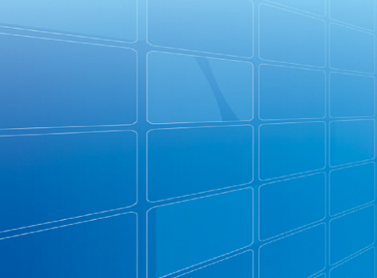
#> input picture 00_labs/03_midterm/images/Q3/3.3.png, 377 x 278 px; its folder holds 4 pictures in this run
$ python 02_question_3.py
#> lines starting #> are read from the running program, lines starting #| are printed output that depends on the picture
#> further down, img is the input picture: shape (278, 377, 3); mean B, G, R 204.5, 142.8, 43.7
import time

import cv2
import numpy as np
import math
import matplotlib.pyplot as plt


# [4 lines left out: function cv_show, not called in this run]


def cv_save(name, img_data):
    cv2.imwrite(name, img_data)


# [51 lines left out: functions get_channels, add_noise, nearest, bilinear, not called in this run]


def W(x):
    """
    Generate 16 pixels with different weights
    """
    x = abs(x)
    if x <= 1:
        return 1 - 2 * (x ** 2) + (x ** 3)
    elif x < 2:
        return 4 - 8 * x + 5 * (x ** 2) - (x ** 3)
    else:
        return 0


def bi_cubic(img_, scale):
#> called with scale = 8
    h, w, chs = img_.shape
#> h = 278; w = 377; chs = 3
    img_ = np.pad(img_, ((1, 3), (1, 3), (0, 0)), 'constant')
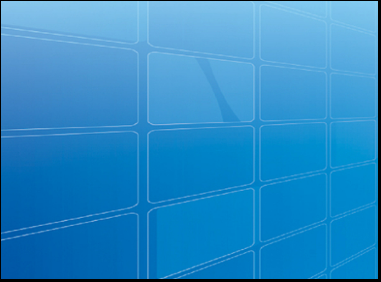
#> img_: shape (282, 381, 3); mean of channels 0, 1, 2 199.5, 139.3, 42.6; drawn as B, G, R
    new_img = np.zeros((int(scale * h), int(scale * w), chs), dtype=np.uint8)

    for i in range(int(scale * h)):
        for j in range(int(scale * w)):
            scrx = i * (1 / scale)
            scry = j * (1 / scale)
            x = math.floor(scrx)
            y = math.floor(scry)
            u = scrx - x
            v = scry - y
            tmp = 0

            for ii in range(-1, 2):
                for jj in range(-1, 2):
                    if x + ii < 0 or y + jj < 0 or x + ii >= h or y + jj >= w:
                        continue
                    tmp += img_[x + ii, y + jj] * W(ii - u) * W(jj - v)
            new_img[i, j] = np.clip(tmp, 0, 255)
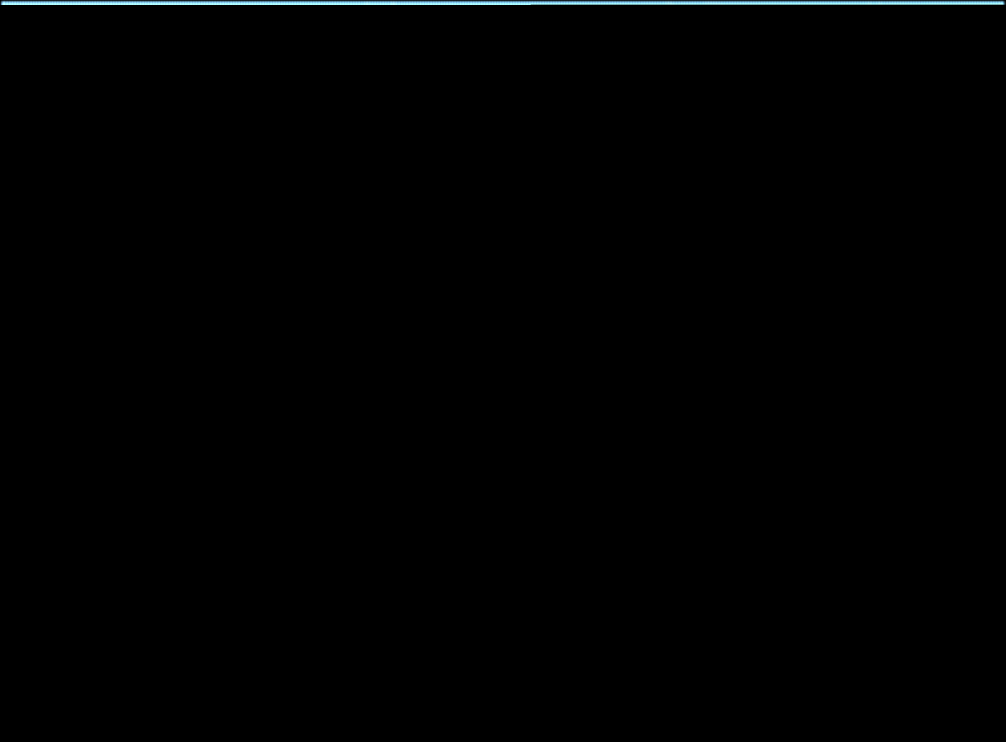
#> new_img: shape (2224, 3016, 3) (shown at 1/3 size); mean of channels 0, 1, 2 1.2, 1.1, 0.7; drawn as B, G, R

    return new_img


# [78 lines left out: functions gaussian_filter, insertZero, gaussian, LanczosInter, LW, draw_subplot, not called in this run]


kernel_gaussian = (1 / 64.0) * np.array([[1, 4, 6, 4, 1],
                                         [4, 16, 24, 16, 4],
                                         [6, 24, 36, 24, 6],
                                         [4, 16, 24, 16, 4],
                                         [1, 4, 6, 4, 1]])

if __name__ == '__main__':
    base_url = './images/Q3/'

    img_name = '3.1'  # 7, 10, minify
    # img_name = '3.2'  # 10, 8, minify
    img_name = '3.3'  # 10, 8, magnify
    # img_name = '3.4'  # 7, 10, magnify
    img = cv2.imread(base_url + img_name + '.png')
    # cv_save(base_url + '{}-origin.png'.format(img_name), img)

    scale = 8

    print('start nearest')
    # img_near = nearest(img, scale)
    # cv_show('img_near', img_near)
    # cv_save(base_url + '{}-near-{}.png'.format(img_name, scale), img_near)

    print('start bilinear')
    # img_bilinear = bilinear(img, scale)
    # cv_show('img_bi_linear', img_bi_linear)
    # cv_save(base_url + '{}-bilinear-{}.png'.format(img_name, scale), img_bilinear)

    print('start bicubic')
#> (the run stopped early here; a loop or call above may not have finished)
